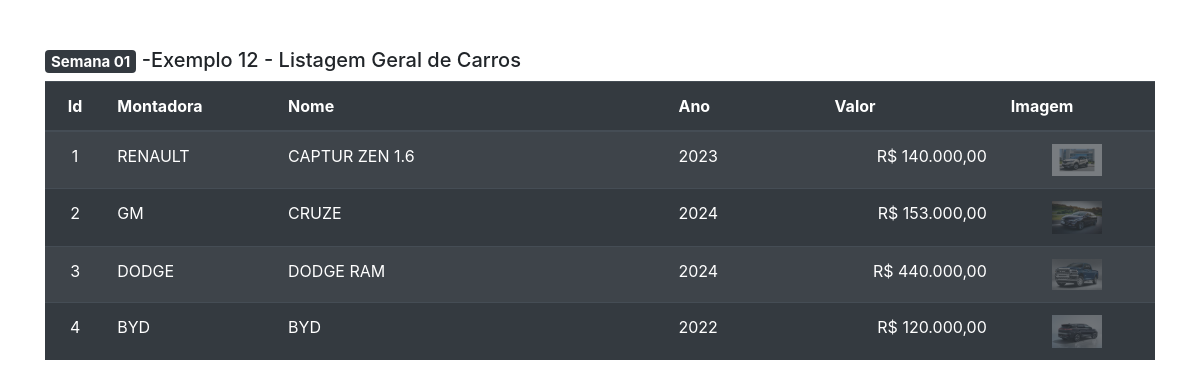
The page / on the database its author committed.
### tables this page shows
CREATE TABLE `tabelaimg` (
  `id` int(11) NOT NULL,
  `montadora` varchar(50) NOT NULL,
  `nome` varchar(50) NOT NULL,
  `ano` int(4) NOT NULL,
  `valor` decimal(10,2) NOT NULL,
  `imagem` varchar(50) NOT NULL
);

### index.php (the view, shortened to what this page needs)
<!DOCTYPE html>
<html lang="pt-br">
<head>
    <link href="https://stackpath.bootstrapcdn.com/bootstrap/4.5.2/css/bootstrap.min.css" rel="stylesheet">
</head>
<body class="container mt-5">
    <h5><span class="badge badge-dark">Semana 01</span> -Exemplo 12 - Listagem Geral de Carros</h5>
    <?php
        include_once('conexao.php');
        $query = mysqli_query($conexao, "SELECT * FROM tabelaimg ORDER BY id ASC");
        if (mysqli_num_rows($query) > 0) {
            echo '<div class="table-responsive">';
            echo '<table class="table table-dark table-striped">';
            echo '<thead>';
            echo '<tr>';
            echo '<th width="30px" class="text-center">Id</th>';
            echo '<th width="100px">Montadora</th>';
            echo '<th width="250px">Nome</th>';
            echo '<th width="100px">Ano</th>';
            echo '<th width="100px">Valor</th>';
			echo '<th width="100px">Imagem</th>';
            echo '</tr>';
            echo '</thead>';
            echo '<tbody>';
            while ($dados = mysqli_fetch_array($query)) {
                $imagem = empty($dados['imagem']) ? 'SemImagem.png' : htmlspecialchars($dados['imagem']);
                $id = base64_encode($dados['id']);
                echo '<tr>';
                echo '<td class="text-center">' . htmlspecialchars($dados['id']) . '</td>';
                echo '<td>' . htmlspecialchars($dados['montadora']) . '</td>';
                echo '<td>' . htmlspecialchars($dados['nome']) . '</td>';
				echo '<td>' . htmlspecialchars($dados['ano']) . '</td>';
                echo '<td class="text-right">R$ ' . number_format($dados['valor'], 2, ',', '.') . '</td>';
                echo '<td class="text-center">
                        <a href="verproduto.php?id=' . $id . '">
                            <img src="imagens/' . $imagem . '" alt="Imagem do produto" title="Clique para ver o produto">
                        </a>
                      </td>';
                echo '</tr>';
            }
            echo '</tbody>';
            echo '</table>';
            echo '</div>';
        } else {
            echo '<div class="alert alert-warning" role="alert">
                    Nenhum carro encontrado.
                  </div>';
        }
    ?>
</body>
</html>

### index.php (style rules this page uses)
.table-dark tbody tr { transition: background-color 0.3s ease; }
.table img { max-width: 50px; height: auto; opacity: 0.3; transition: opacity 0.3s ease; }

### rows shown on the page
tabelaimg: id "1", montadora "RENAULT", nome "CAPTUR ZEN 1.6", ano "2023", valor "140.000,00", imagem (picture)
tabelaimg: id "2", montadora "GM", nome "CRUZE", ano "2024", valor "153.000,00", imagem (picture)
tabelaimg: id "3", montadora "DODGE", nome "DODGE RAM", ano "2024", valor "440.000,00", imagem (picture)
tabelaimg: id "4", montadora "BYD", nome "BYD", ano "2022", valor "120.000,00", imagem (picture)
